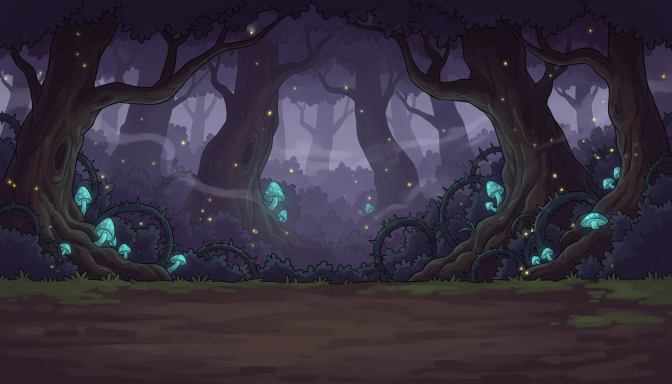
#> input picture art/raw/bg_thornwood_deep.webp, 1344 x 768 px (shown at 1/2 size)
$ python _colors.py ../../art/raw/bg_thornwood_deep.webp
#> lines starting #> are read from the running program, lines starting #| are printed output that depends on the picture; after the words box and inside, x2 and y2 are one past the last pixel; in counts of white or black regions, pixels touching at a corner belong together
import sys, pathlib; sys.path.insert(0, str(pathlib.Path(__file__).resolve().parent))
import numpy as np, cv2
from PIL import Image
from jcommon import PURPLE, REDO, RAW
for p in sys.argv[1:]:
    im = np.asarray(Image.open(p).convert("RGBA")).astype(np.float32)
    rgb = im[..., :3]
    fig = (np.abs(rgb - np.array(PURPLE)).max(-1) > 70) & (im[..., 3] > 128)
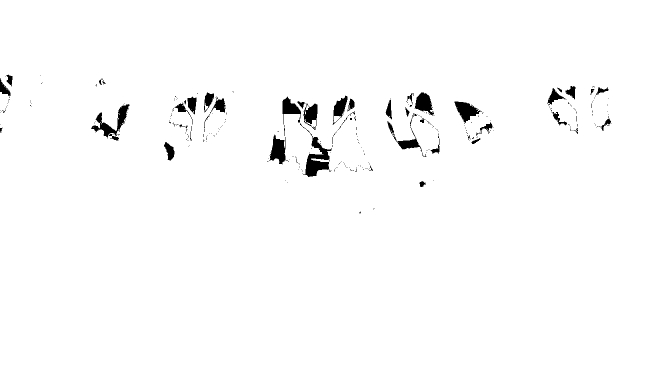
#> fig: shape (768, 1344) bool (shown at 1/2 size); 98.4% white; 333 black regions (290 under 20 px), largest, box (x1, y1, x2, y2) and area: (565, 193, 664, 354) 2948, (182, 208, 259, 281) 1613, (538, 269, 571, 329) 1194
    px = rgb[fig][::7]
    crit = (cv2.TERM_CRITERIA_EPS + cv2.TERM_CRITERIA_MAX_ITER, 30, 1.0)
    _, lab, cen = cv2.kmeans(px.astype(np.float32), 10, None, crit, 3, cv2.KMEANS_PP_CENTERS)
#> cen = [[62.62, 51.75, 50.05], [90.5, 174.9, 174.6], [17.32, 12.29, 21.08], [140, 133.8, 163.7], [98, 94.97, 125.5], [49.44, 36.89, 42.78], [56.64, 50.9, 74.12], [40.05, 35.21, 55.82], [73.6, 68.71, 95.91], [30.76, 22.09, 36.15]]
    cnt = np.bincount(lab.ravel())
#> cnt = [23739, 866, 5978, 3388, 7495, 25428, 19490, 17030, 11219, 30436]
    print(p.split('/')[-1], sorted([(int(c), [int(v) for v in cen[i]]) for i, c in enumerate(cnt)], reverse=True))
#> (printed output is left out)
